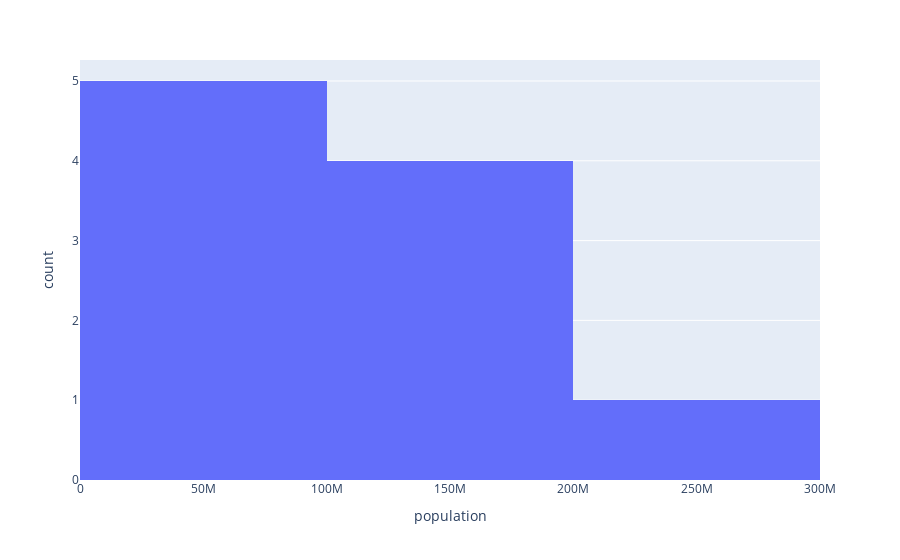

The notebook cell saved with this chart:
### Code cell
px.histogram(country_data_sorted, x='population', nbins=3)

### Figure 1 — Plotly figure (JSON) as saved in the notebook; plotly's stock layout.template omitted (floating-point values rounded to 4 significant figures)
{"data": [{"alignmentgroup": "True", "bingroup": "x", "hovertemplate": "population=%{x}<br>count=%{y}<extra></extra>", "legendgroup": "", "marker": {"color": "#636efa", "pattern": {"shape": ""}}, "name": "", "nbinsx": 3, "offsetgroup": "", "orientation": "v", "showlegend": false, "type": "histogram", "x": [213993437, 145912025, 130262216, 125960000, 120812698, 98168829, 84339067, 83240525, 65273511, 60367477], "xaxis": "x", "yaxis": "y"}], "layout": {"barmode": "relative", "legend": {"tracegroupgap": 0}, "margin": {"t": 60}, "xaxis": {"anchor": "y", "domain": [0, 1], "title": {"text": "population"}}, "yaxis": {"anchor": "x", "domain": [0, 1], "title": {"text": "count"}}}}
